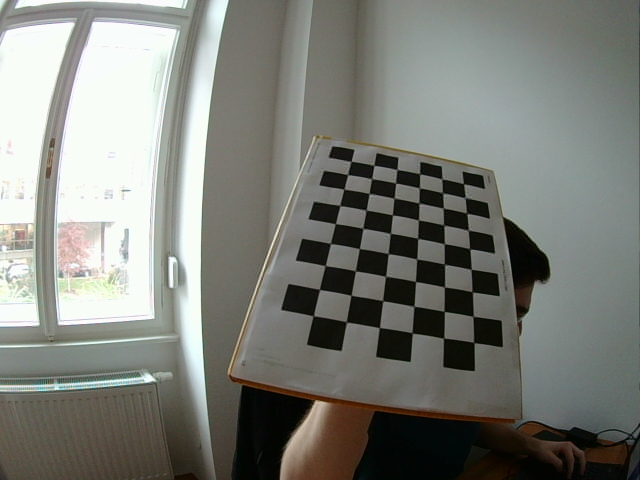
#> input picture image_files/Calibration_data/left13.png, 640 x 480 px
$ python Image_correction_2.py
#> lines starting #> are read from the running program, lines starting #| are printed output that depends on the picture
import numpy as np
import cv2 as cv
import glob
# termination criteria
criteria = (cv.TERM_CRITERIA_EPS + cv.TERM_CRITERIA_MAX_ITER, 30, 0.001)
# prepare object points, like (0,0,0), (1,0,0), (2,0,0) ....,(6,5,0)
objp = np.zeros((6*7,3), np.float32)
objp[:,:2] = np.mgrid[0:7,0:6].T.reshape(-1,2)
# Arrays to store object points and image points from all the images.
objpoints = [] # 3d point in real world space
imgpoints = [] # 2d points in image plane.
#images = glob.glob('../image_files/Calibration_data/*.png')

img = cv.imread('../image_files/Calibration_data/left13.png')
#> img is the input picture: shape (480, 640, 3); mean B, G, R 120.8, 127, 125.2
gray = cv.cvtColor(img, cv.COLOR_BGR2GRAY)
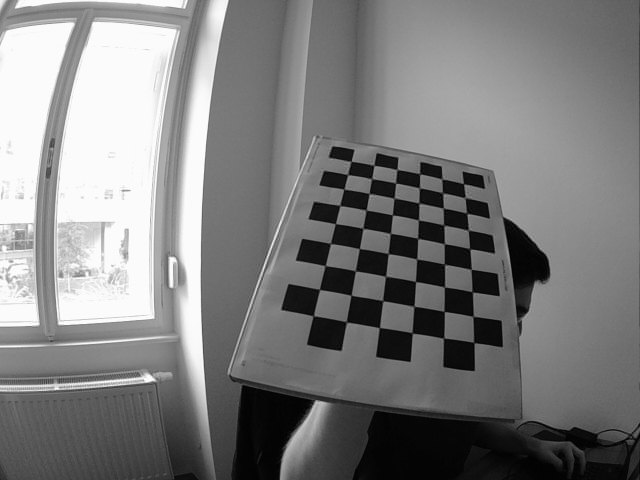
#> gray: shape (480, 640); min 0, max 255, mean 125.7
# Find the chess board corners
ret, corners = cv.findChessboardCorners(gray, (7,6), None)
#> ret = False; corners = None
# If found, add object points, image points (after refining them)
if ret == True:
    objpoints.append(objp)
    corners2 = cv.cornerSubPix(gray,corners, (11,11), (-1,-1), criteria)
    imgpoints.append(corners)
    # Draw and display the corners
    cv.drawChessboardCorners(img, (7,6), corners2, ret)
    cv.imshow('img', img)
    cv.waitKey()

#> (the run stopped early here; a loop or call above may not have finished)

$ run again, with image_files/Calibration_data/left0.png copied over image_files/Calibration_data/left13.png
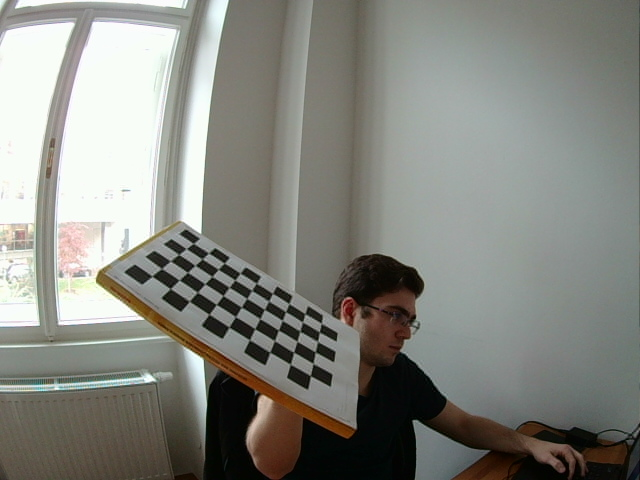
#> input picture image_files/Calibration_data/left0.png, 640 x 480 px
#> img is the input picture: shape (480, 640, 3); mean B, G, R 127.5, 134.1, 133.1
#> `gray = cv.cvtColor(img, cv.COLOR_BGR2GRAY)`:
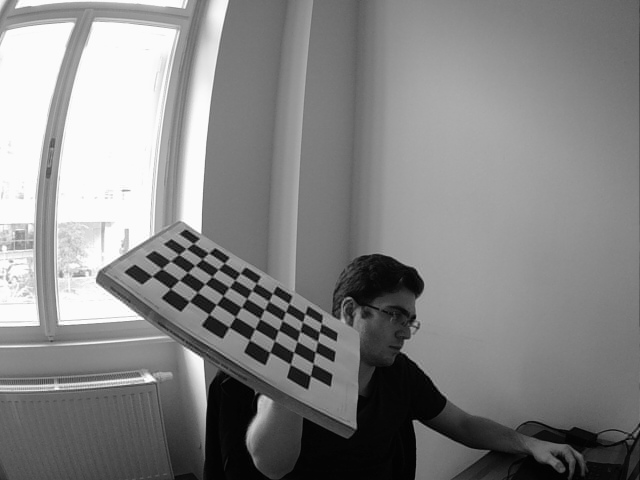
#> gray: shape (480, 640); min 0, max 255, mean 133.1
#> ret = False; corners = None

$ run again, with image_files/Calibration_data/left1.png copied over image_files/Calibration_data/left13.png
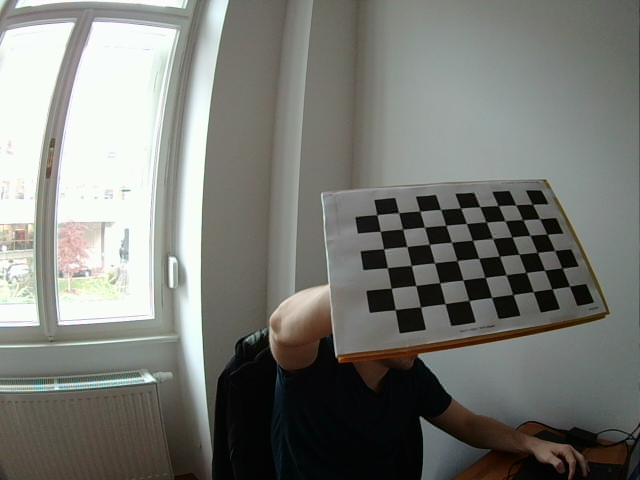
#> input picture image_files/Calibration_data/left1.png, 640 x 480 px
#> img is the input picture: shape (480, 640, 3); mean B, G, R 117.4, 122.6, 121.3
#> `gray = cv.cvtColor(img, cv.COLOR_BGR2GRAY)`:
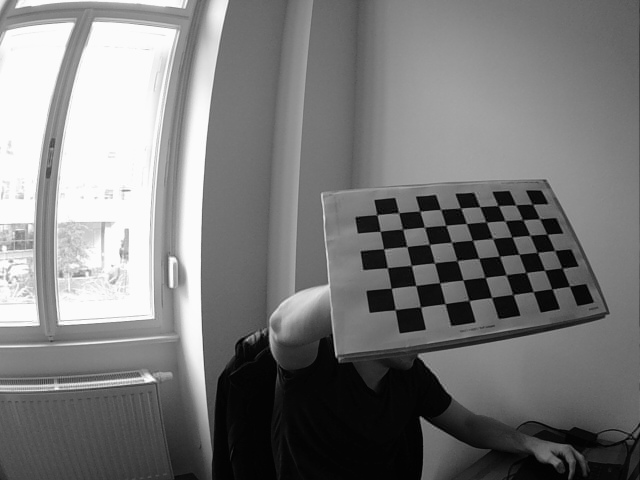
#> gray: shape (480, 640); min 0, max 255, mean 121.7
#> ret = False; corners = None

$ run again, with image_files/Calibration_data/left10.png copied over image_files/Calibration_data/left13.png
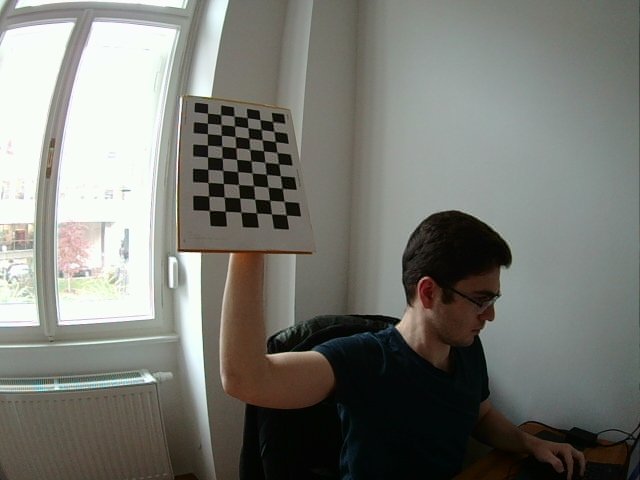
#> input picture image_files/Calibration_data/left10.png, 640 x 480 px
#> img is the input picture: shape (480, 640, 3); mean B, G, R 116.1, 122.4, 121.4
#> `gray = cv.cvtColor(img, cv.COLOR_BGR2GRAY)`:
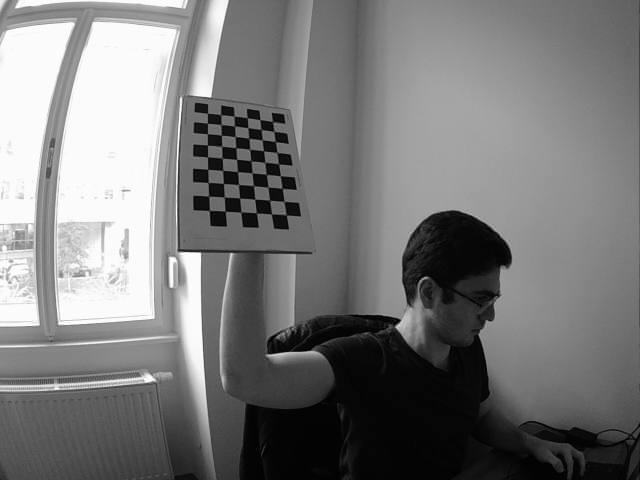
#> gray: shape (480, 640); min 0, max 255, mean 121.4
#> ret = False; corners = None
